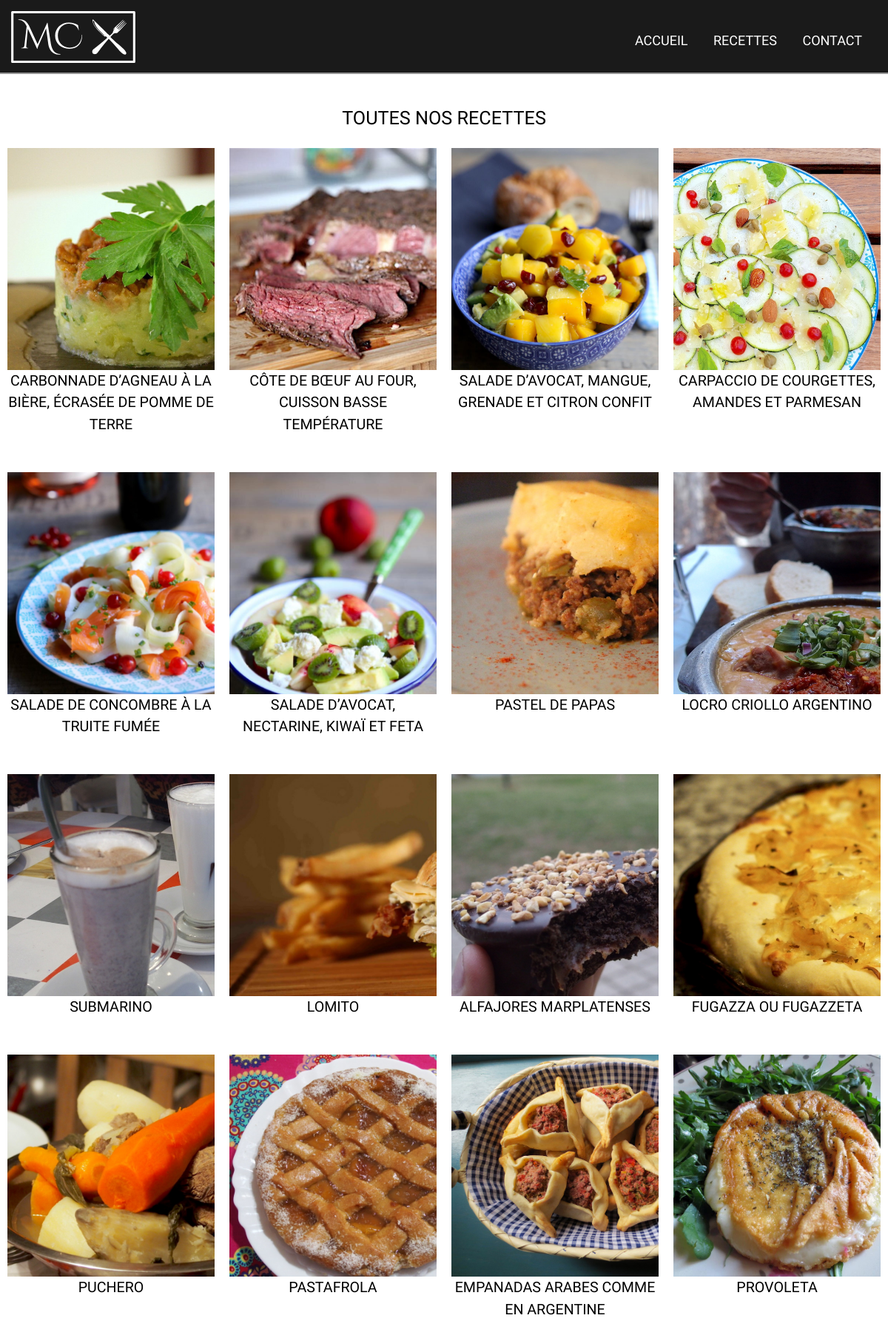
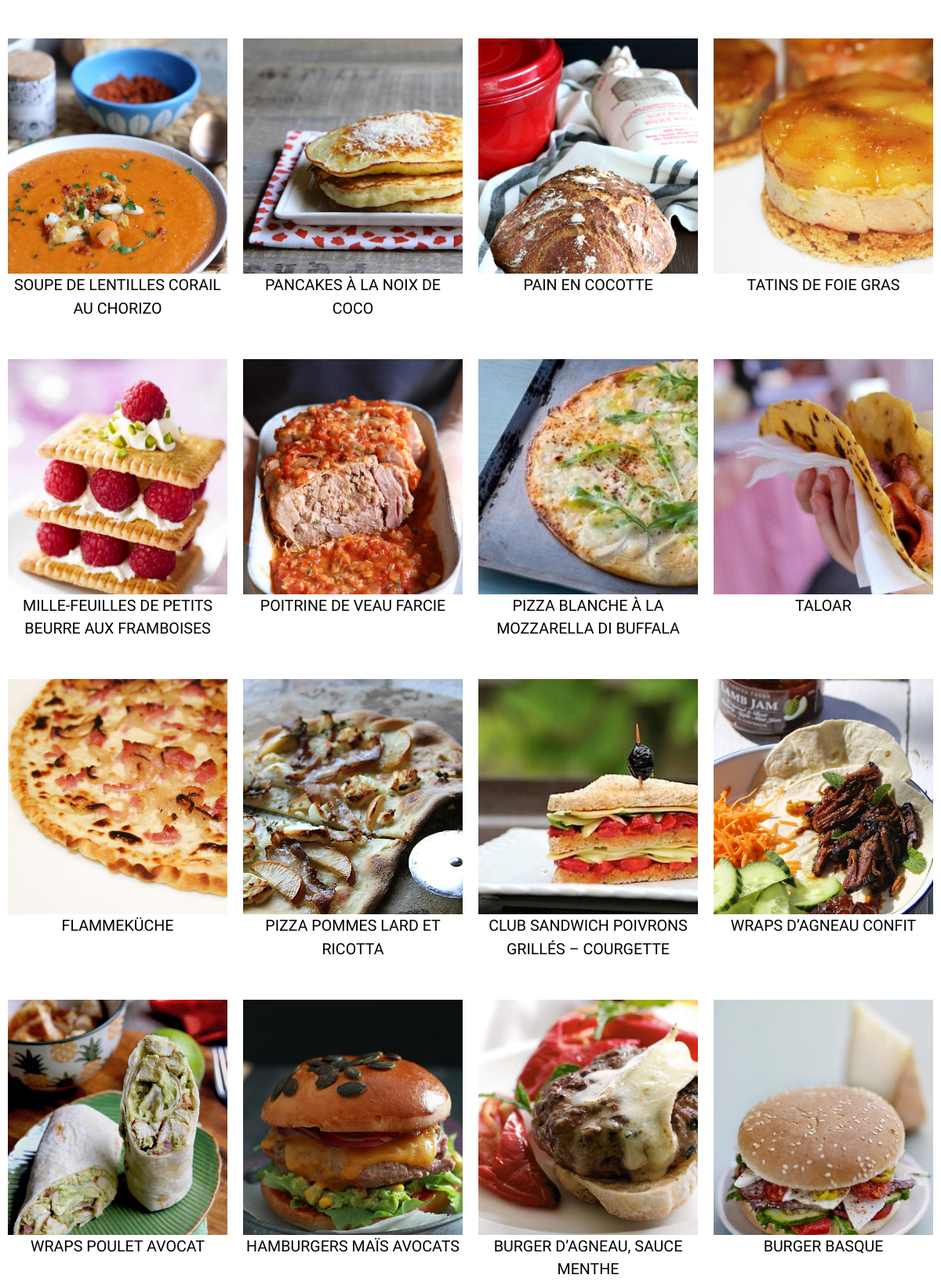
Screenshot of /public/index.php?p=allrecipes (upper part) with the database file from the repository (2 pictures, top to bottom).
### tables this page shows
CREATE TABLE IF NOT EXISTS `recipes` (
  `id` int(4) NOT NULL AUTO_INCREMENT,
  `title` varchar(80) NOT NULL,
  `post_date` datetime NOT NULL,
  `description` mediumtext,
  `category_id` int(4) DEFAULT NULL,
  `ingredients` mediumtext,
  `picture` varchar(255) DEFAULT 'recette.png',
  `pays` varchar(80) DEFAULT NULL,
  `posted` tinyint(1) NOT NULL DEFAULT '0',
  `admin_id` int(4) NOT NULL,
  PRIMARY KEY (`id`),
  KEY `articles_category_id_index` (`category_id`),
  KEY `id` (`id`),
  KEY `admin_id` (`admin_id`)
);

### public/index.php (called while the page is built, shortened)
<?php
require ROOT . '/app/App.php';
if(isset($_GET['p'])){
    $page = $_GET['p'];
} else {
    $page = 'pages';
}
if (file_exists(ROOT . "/app/controllers/$page.controller.php")) {
    require ROOT . "/app/controllers/$page.controller.php";
}
require ROOT . '/app/views/templates/layout.phtml';

### app/Autoload.php (called while the page is built, shortened)
<?php
class Autoload{
    static function autoload($class){
        if (strpos($class, __NAMESPACE__ . '\\') === 0){
            $class = str_replace(__NAMESPACE__ . '\\', '', $class);
            $class = str_replace('\\', '/', $class);
        }
    }
}

### app/controllers/allrecipes.controller.php (called while the page is built, shortened)
<?php
$recipeModel = new Recipe();
$recipes = $recipeModel->getAll();

### lib/Autoload.php (called while the page is built, shortened)
<?php
class Autoload{
    static function autoload($class){
        if (strpos($class, __NAMESPACE__ . '\\') === 0){
            $class = str_replace(__NAMESPACE__ . '\\', '', $class);
            $class = str_replace('\\', '/', $class);
        }
    }
}

### app/App.php (called while the page is built, shortened)
<?php
Class App{
    private static $database;
    public static function load(){
        require ROOT . '/app/Autoload.php';
        require ROOT . '/lib/Autoload.php';
    }
    public static function getDatabase(){
        if(self::$database === null){
            self::$database = new Database(self::DB_NAME, self::DB_HOST, self::DB_USER, self::DB_PASS);
        }
        return self::$database;
    }
}

### lib/Database.php (called while the page is built, shortened)
<?php
class Database{
    private $db_name;
    private $db_host;
    private $db_user;
    private $db_pass;
    private $pdo;
    public function __construct($db_name, $db_host, $db_user, $db_pass)
    {
        $this->db_name = $db_name;
        $this->db_host = $db_host;
        $this->db_user = $db_user;
        $this->db_pass = $db_pass;
    }
    private function getPDO()
    {
        if($this->pdo === null){
            $pdo = new PDO('mysql:dbname=' . $this->db_name . ';host=' . $this->db_host, $this->db_user, $this->db_pass, [
                PDO::ATTR_ERRMODE => PDO::ERRMODE_EXCEPTION,
                PDO::ATTR_EMULATE_PREPARES => false,
                PDO::MYSQL_ATTR_INIT_COMMAND => 'SET NAMES \'UTF8\''
            ]);
            $this->pdo = $pdo;
        }
        return $this->pdo;
    }
    public function query_all($sql, array $params = []) {
        $query = $this->getPDO()->prepare($sql);
        $query->execute($params);
        return $query->fetchAll(PDO::FETCH_OBJ);
    }
}

### app/models/Recipe.php (called while the page is built, shortened)
<?php
Class Recipe {
    public function getAll(){
        return App::getDatabase()->query_all("
          SELECT *
          FROM recipes
          ORDER BY post_date DESC
        ");
    }
}

### app/views/allrecipes.phtml (the view, shortened to what this page needs)
<div class="container">
    <h2>Toutes nos recettes</h2>
    <div class="grid" id="grid">
        <?php foreach ($recipes as $recipe): ?>
             <div class="grid_recipe">
                <?= '<div class="grid_image" style="background-image:url(\'img/recipes/'.$recipe->picture.'\')"></div>'; ?>
                <h3 class="grid_title"><?= $recipe->title ?></h3>
                        <?= substr($recipe->description, 0, 500); ?> <span>- [...]</span>
            </div>
        <?php endforeach; ?>
    </div>
</div>

### app/views/templates/layout.phtml (shortened to what this page needs)
<!DOCTYPE html>
<html>
<head>
    <link href="../public/css/normalize-3.0.3.min.css" rel="stylesheet">
    <link href="https://maxcdn.bootstrapcdn.com/font-awesome/4.7.0/css/font-awesome.min.css" rel="stylesheet">
    <link href="../public/css/style.css" rel="stylesheet">
    <link href="../public/css/mobil.css" rel="stylesheet">
</head>
<body class="flow-text">
<header id="header" class="full">
    <nav>
        <a id="iso" href="../public/index.php?p=home" title="Ma Cuisine"><img  src="img/macuisine_iso.svg" alt="Ma Cuisine"></a>
        <menu id="main_menu">
            <a href="../public/index.php?p=home" title="Page d'accueil">Accueil</a>
            <a href="../public/index.php?p=allrecipes" title="Toutes nos recettes">Recettes</a>
            <a href="../public/index.php?p=contact" title="Écrivez-nous">Contact</a>
        </menu>
    </nav>
</header>
<main>
    <?php include ROOT."/app/views/$page.phtml"; ?>
</main>
</body>
</html>

### public/css/style.css (style rules this page uses)
* { box-sizing: border-box; }
html { font-size: 62.5%; }
body { font-family: 'Lora', serif; line-height: 180%; }
h1, h2, h3, h4 { font-family: Quattrocento, serif; text-transform: uppercase; font-weight: lighter; line-height: 150%; }
nav { font-family: Quattrocento, serif; font-weight: lighter; text-transform: uppercase; margin-bottom: 5rem; }
main { padding-top: 8rem; }
a { text-decoration: none; color: #2c2D2f; font-weight: lighter; }
img { max-width: 100%; }
.container { text-align: center; background-color: #FFF; max-width: 120rem; margin: 0 auto; padding: 4rem 1rem 10rem; }
header { background-color: #1a1a1a; border-bottom: solid 2px #ffffff88; font-size: 1.8rem; padding: 0.5rem; width: 100%; position: fixed; top: 0; left: 0; right: 0; z-index: 2; }
header nav { max-width: 120rem; margin: auto; display: flex; justify-content: space-between; Align-items: center; }
nav a { color: #fff; padding-right: 3rem; }
#iso { align-self: flex-start; padding: 1rem 1rem ; }
.full { height: 10rem; transition: .8s; }
.full img { height: 7rem; transition: .8s; }
.grid { display: grid; grid-template-columns: repeat(4, 1fr); grid-column-gap: 2rem; grid-auto-flow: row dense; counter-reset: grid; }
.grid_recipe { cursor: pointer; margin-bottom: 3rem; }
.grid_image { width: 100%; height: 30rem ; overflow: hidden; background-size: cover; margin-right: 5rem; float: left; }

### public/css/mobil.css (style rules this page uses)
@media only screen and (min-width: 360px) { .flow-text { font-size: 1.2rem; } }
@media only screen and (min-width: 390px) { .flow-text { font-size: 1.224rem; } }
@media only screen and (min-width: 420px) { .flow-text { font-size: 1.248rem; } }
@media only screen and (min-width: 450px) { .flow-text { font-size: 1.272rem; } }
@media only screen and (min-width: 480px) { .flow-text { font-size: 1.296rem; } }
@media only screen and (min-width: 510px) { .flow-text { font-size: 1.32rem; } }
@media only screen and (min-width: 540px) { .flow-text { font-size: 1.344rem; } }
@media only screen and (min-width: 570px) { .flow-text { font-size: 1.368rem; } }
@media only screen and (min-width: 600px) { .flow-text { font-size: 1.392rem; } }
@media only screen and (min-width: 630px) { .flow-text { font-size: 1.416rem; } }
@media only screen and (min-width: 660px) { .flow-text { font-size: 1.44rem; } }
@media only screen and (min-width: 690px) { .flow-text { font-size: 1.464rem; } }
@media only screen and (min-width: 720px) { .flow-text { font-size: 1.488rem; } }
@media only screen and (min-width: 750px) { .flow-text { font-size: 1.512rem; } }
@media only screen and (min-width: 780px) { .flow-text { font-size: 1.536rem; } }
@media only screen and (min-width: 810px) { .flow-text { font-size: 1.56rem; } }
@media only screen and (min-width: 840px) { .flow-text { font-size: 1.584rem; } }
@media only screen and (min-width: 870px) { .flow-text { font-size: 1.608rem; } }
@media only screen and (min-width: 900px) { .flow-text { font-size: 1.632rem; } }
@media only screen and (min-width: 930px) { .flow-text { font-size: 1.656rem; } }
@media only screen and (min-width: 960px) { .flow-text { font-size: 1.68rem; } }

### rows the page displays
recipes: picture (picture), title "CARBONNADE D’AGNEAU À LA BIÈRE, ÉCRASÉE DE POMME DE TERRE"
recipes: picture (picture), title "CÔTE DE BŒUF AU FOUR, CUISSON BASSE TEMPÉRATURE"
recipes: picture (picture), title "SALADE D’AVOCAT, MANGUE, GRENADE ET CITRON CONFIT"
recipes: picture (picture), title "CARPACCIO DE COURGETTES, AMANDES ET PARMESAN"
recipes: picture (picture), title "SALADE DE CONCOMBRE À LA TRUITE FUMÉE"
recipes: picture (picture), title "SALADE D’AVOCAT, NECTARINE, KIWAÏ ET FETA"
recipes: picture (picture), title "PASTEL DE PAPAS"
recipes: picture (picture), title "LOCRO CRIOLLO ARGENTINO"
recipes: picture (picture), title "SUBMARINO"
recipes: picture (picture), title "LOMITO"
recipes: picture (picture), title "ALFAJORES MARPLATENSES"
recipes: picture (picture), title "FUGAZZA OU FUGAZZETA"
recipes: picture (picture), title "PUCHERO"
recipes: picture (picture), title "PASTAFROLA"
recipes: picture (picture), title "EMPANADAS ARABES COMME EN ARGENTINE"
recipes: picture (picture), title "PROVOLETA"
recipes: picture (picture), title "SOUPE DE LENTILLES CORAIL AU CHORIZO"
recipes: picture (picture), title "PANCAKES À LA NOIX DE COCO"
recipes: picture (picture), title "PAIN EN COCOTTE"
recipes: picture (picture), title "TATINS DE FOIE GRAS"
recipes: picture (picture), title "MILLE-FEUILLES DE PETITS BEURRE AUX FRAMBOISES"
recipes: picture (picture), title "POITRINE DE VEAU FARCIE"
recipes: picture (picture), title "PIZZA BLANCHE À LA MOZZARELLA DI BUFFALA"
recipes: picture (picture), title "TALOAR"
recipes: picture (picture), title "FLAMMEKÜCHE"
recipes: picture (picture), title "PIZZA POMMES LARD ET RICOTTA"
recipes: picture (picture), title "CLUB SANDWICH POIVRONS GRILLÉS – COURGETTE"
recipes: picture (picture), title "WRAPS D’AGNEAU CONFIT"
recipes: picture (picture), title "WRAPS POULET AVOCAT"
recipes: picture (picture), title "HAMBURGERS MAÏS AVOCATS"
recipes: picture (picture), title "BURGER D’AGNEAU, SAUCE MENTHE"
recipes: picture (picture), title "BURGER BASQUE"
